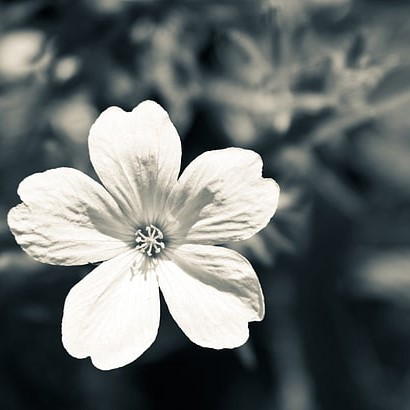
%> input picture Median Filter/img10.jpg, 410 x 410 px
$ octave median_filter.m   (GNU Octave 9; MATLAB toolbox functions it lacks are replaced by stand-ins)
%> lines starting %> are read from the running program, lines starting %| are printed output that depends on the picture
%% Median Filtering

clear;
E=imread("img10.jpg");
%> E is the input picture: size 410x410x3 uint8; mean R, G, B 103.2, 108.6, 107.5
E=im2gray(E);
%> E: size 410x410 uint8
[m, n]= size(E);
%> m = 410; n = 410

%% Salt and Pepper Noise
C=rand(m,n);
F=E;
t=0.960; % setting threshold for noise
for i=1:m
    for j=1:n
        if(C(i,j)>=t)
            F(i,j)=255;
        else
            if (C(i,j)<=1-t)
            F(i,j)=0;
            end
        end
    end
end
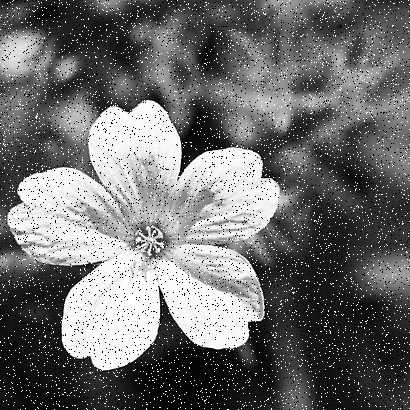
%> F: size 410x410 uint8; min 0, max 255, mean 108.6

%% Zero Padding
Zr=zeros(1,n);
Zc=zeros(m+2,1);
G1=[Zr; F; Zr];
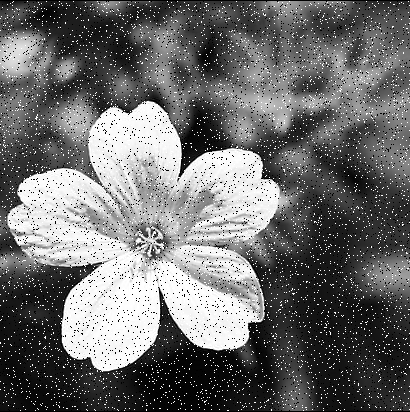
%> G1: size 412x410 uint8; min 0, max 255, mean 108
G1=[Zc G1 Zc];
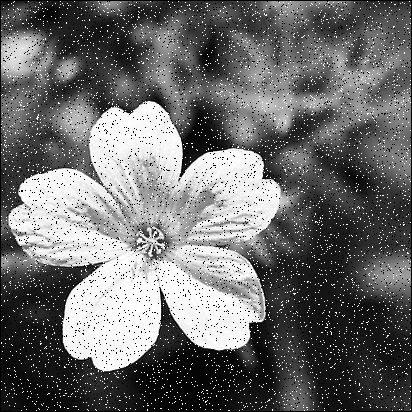
%> G1: size 412x412 uint8; min 0, max 255, mean 107.5

%% Output
H=zeros(m,n);
H=im2uint8(H);
for i=2:m
    for j=2:n
        H(i,j)= median_2(i,j,G1);
    end
end
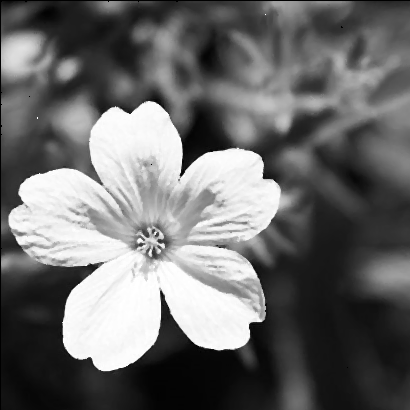
%> H: size 410x410 uint8; min 0, max 255, mean 106.7

%% Plotting
subplot(2,2,1), imshow(E), title('Given Image');
subplot(2,2,2), imshow(F), title('Noisy Image');
subplot(2,2,3), imshow(G1), title('Zero padding');
subplot(2,2,4), imshow(H), title('Filtered Image');

%% Median Function Defination
function media = median_1(i,j,G1)
        median_arr= zeros(1,9); % creating 3x3 window for filter
        median_arr(5)=G1(i,j); %center pixel
        median_arr(1)=G1(i-1,j-1);
        median_arr(2)=G1(i-1,j);
        median_arr(3)=G1(i-1,j+1);
        median_arr(4)=G1(i,j-1);
        median_arr(6)=G1(i,j+1);
        median_arr(7)=G1(i+1,j-1);
        median_arr(8)=G1(i+1,j);
        median_arr(9)=G1(i+1,j+1);
        median_arr=sort(median_arr); % sorting Median array
        media=median_arr(5); % returning median value
end

function media= median_2(i,j,G1)
        mdn=zeros(1,9);
        p=1;
            for k=i-1:i+1
                for m=j-1:j+1
                    mdn(p)=G1(k,m);
                    p=p+1;
                end
            end
            mdn=sort(mdn);
            media=mdn(5);
end
